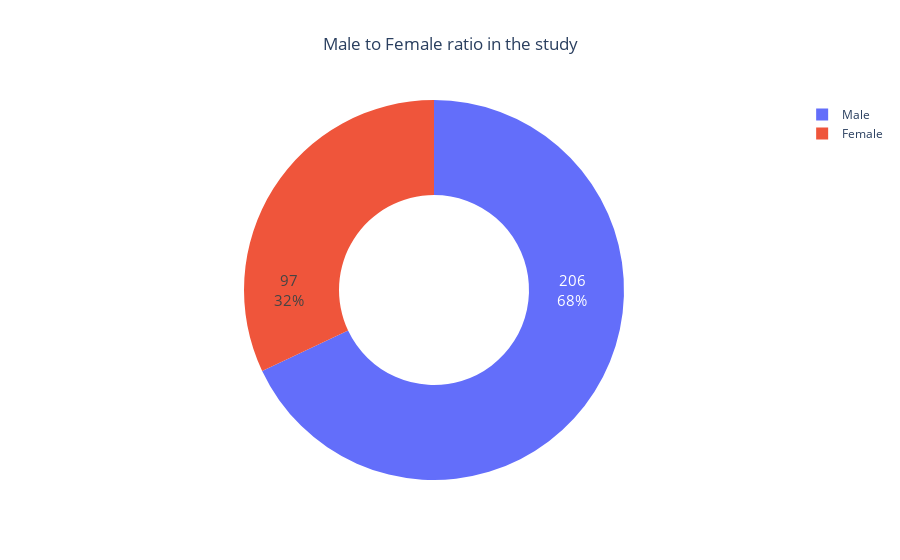

The code cell stored with this chart in its notebook:
### Markdown cell above
### A pie chart was used to visually represent the male-to-female ratio in the study. This chart provides a clear and concise way to show the distribution of gender within the dataset, with percentages displayed for each category. The hole in the center of the pie chart adds an aesthetic element and does not affect the interpretation of the male-to-female ratio.

### Code cell
df=data['sex'].value_counts().reset_index().rename(columns={'index':'sex','sex':'count'})
fig = go.Figure([go.Pie(labels=['Male', 'Female'],values=df['count'], hole = 0.5)])
fig.update_traces(hoverinfo='label+percent', textinfo='value+percent', textfont_size=15,insidetextorientation='radial')
fig.update_layout(title="Male to Female ratio in the study",title_x=0.5)
fig.show()

### Figure 1 — Plotly figure (JSON) as saved in the notebook; plotly's stock layout.template omitted (floating-point values rounded to 4 significant figures)
{"data": [{"hole": 0.5, "hoverinfo": "label+percent", "insidetextorientation": "radial", "labels": ["Male", "Female"], "textfont": {"size": 15}, "textinfo": "value+percent", "type": "pie", "values": [206, 97]}], "layout": {"title": {"text": "Male to Female ratio in the study", "x": 0.5}}}
